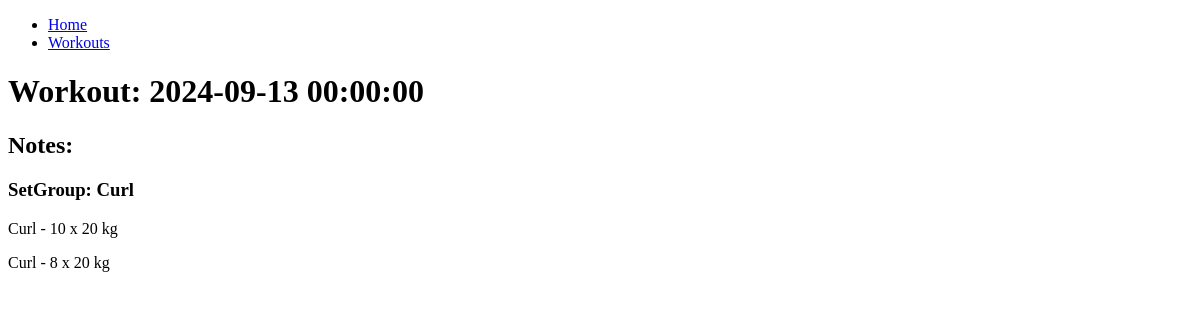
The app's page /workouts/1, older data.
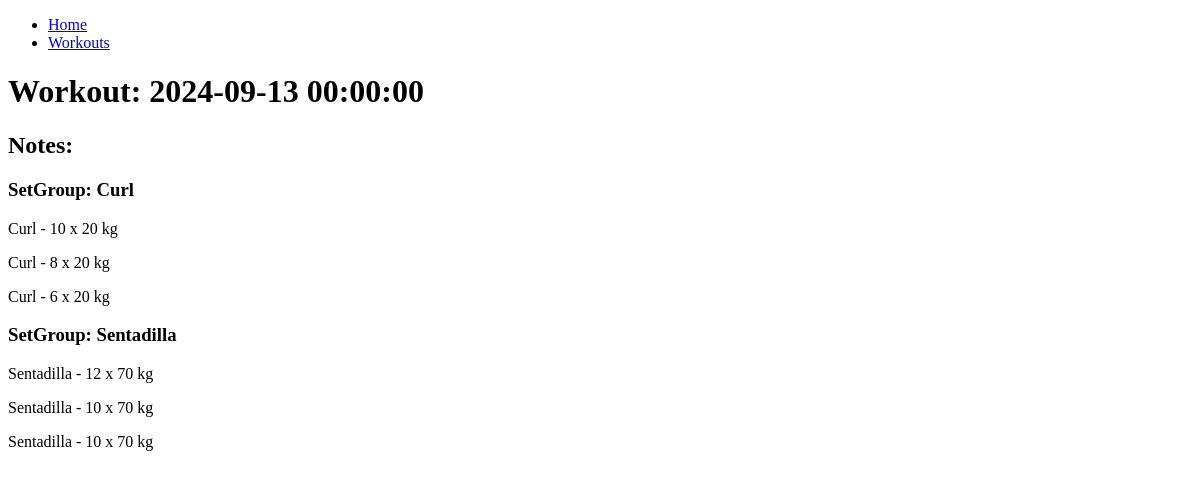
The same page, newer data.
### myapp/models.py (models this page shows, shortened)
class workout(models.Model):
    user = models.ForeignKey(User, on_delete=models.CASCADE)
    notes = models.TextField(max_length=200, blank=True, null=True)
    date = models.DateTimeField(auto_now_add=True)
    def __str__(self):
        return self.date.strftime('%Y-%m-%d %H:%M:%S')

class setgroup(models.Model):
    workout = models.ForeignKey('workout', on_delete=models.CASCADE)
    excersice = models.ForeignKey('excersice', on_delete=models.DO_NOTHING)
    superset = models.ForeignKey('superset', on_delete=models.DO_NOTHING, blank=True, null=True)
    order = models.IntegerField(default=1)
    notes = models.TextField(max_length=200, blank=True, null=True)
    class Meta:
        unique_together = ('workout', 'order')

class excersice(models.Model):
    WEIGHT_REPS = 'W_R'
    DISTANCE_TIME = 'D_T'
    WEIGHT_DISTANCE = 'W_D'
    WEIGHT_TIME = 'W_T'
    REPS_DISTANCE = 'R_D'
    REPS_TIME = 'R_T'
    WEIGHT = 'W'
    REPS = 'R'
    DISTANCE = 'D'
    TIME = 'T'
    EXCERSICE_TYPE_CHOICES = (
        (WEIGHT_REPS, 'Weight and Reps'),
        (DISTANCE_TIME, 'Distance and Time'),
        (WEIGHT_DISTANCE, 'Weight and Distance'),
        (WEIGHT_TIME, 'Weight and Time'),
        (REPS_DISTANCE, 'Reps and Distance'),
        (REPS_TIME, 'Reps and Time'),
        (WEIGHT, 'Weight'),
        (REPS, 'Reps'),
        (DISTANCE, 'Distance'),
        (TIME, 'Time'),
    )
    muscle = models.ManyToManyField('muscle')
    name = models.CharField(unique=True, max_length=100)
    description = models.TextField(max_length=200, blank=True, null=True)
    type = models.CharField(max_length=3, choices=EXCERSICE_TYPE_CHOICES, default=WEIGHT_REPS)
    active = models.BooleanField(default=True)

class set(models.Model):
    setgroup = models.ForeignKey('setgroup', on_delete=models.CASCADE, blank=True, null=True)
    reps = models.IntegerField(blank=True, null=True)
    weight = models.IntegerField(blank=True, null=True)
    time = models.IntegerField(blank=True, null=True)
    distance = models.FloatField(blank=True, null=True)
    rir = models.IntegerField(default=1)
    notes = models.TextField(max_length=200, blank=True, null=True)
    date = models.DateField(auto_now_add=True)
    def __str__(self):
        return f'{self.setgroup.excersice.name} - {self.reps} x {self.weight} kg'

### myapp/views.py (the view)
# urls.py: path('workouts/<int:id>', views.workout_detail, name='workout_detail'),
def workout_detail(request, id):
    workout_object = workout.objects.get(id=id)
    return render(request, 'workouts/detail.html', {
        'workout': workout_object})

### myapp/templates/workouts/detail.html
{% extends 'layouts/base.html' %}
{% block content %}
<h1>Workout: {{workout}}</h1>
<h2>Notes: {{workout.notes}}</h2>
{% for setgroup in workout.setgroup_set.all %}
<h3>SetGroup: {{setgroup.excersice.name}}</h3>
    {% for set in setgroup.set_set.all %}
        <p>{{set}}</p>
    {% endfor %}
{% endfor %}
{% endblock content %}

### myapp/templates/layouts/base.html (shortened to what this page needs)
{% load static %}
<!DOCTYPE html>
<html lang="en">
<head>
</head>
<body>
  <nav>
    <ul>
      <li><a href="{% url 'index' %}">Home</a></li>
      <li><a href="{% url 'workouts' %}">Workouts</a></li>
    </ul>
  </nav>
  {% block content %}
  {% endblock content %}
</body>
</html>

Row changes from the older to the newer data that the page shows:
added set: setgroup+reps+weight "Curl - 6 x 20 kg", shown under setgroup "Curl"
added setgroup: excersice.name "Sentadilla"
added set: setgroup+reps+weight "Sentadilla - 12 x 70 kg", shown under "Sentadilla"
added set: setgroup+reps+weight "Sentadilla - 10 x 70 kg", shown under "Sentadilla"
added set: setgroup+reps+weight "Sentadilla - 10 x 70 kg", shown under "Sentadilla"
